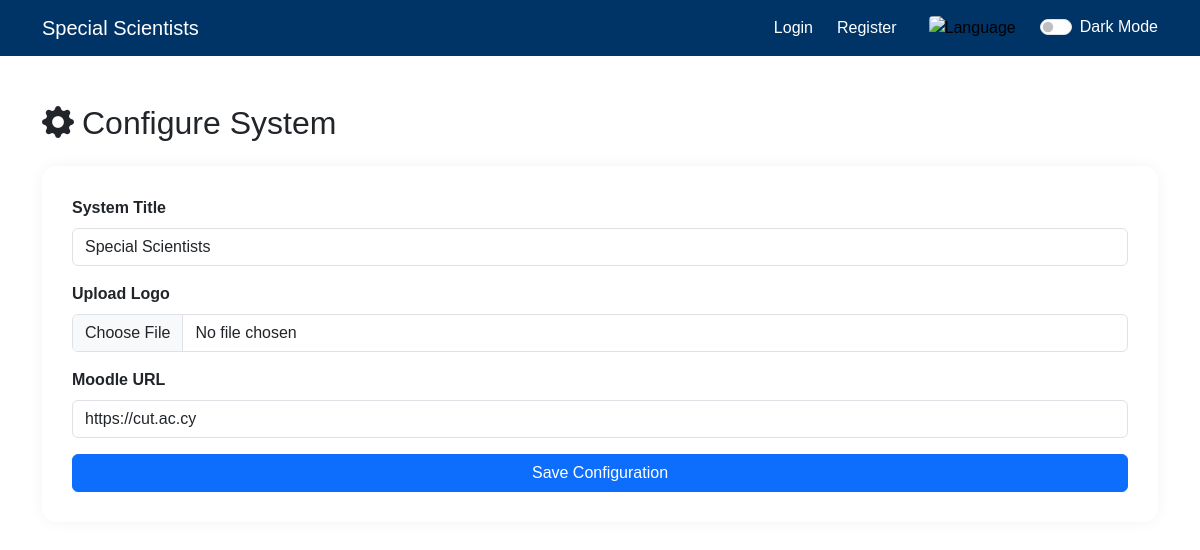
/special_scientists/configure_system.php (signed in), run on the app's committed database.
### tables this page shows
CREATE TABLE `system_config` (
  `id` int NOT NULL,
  `config_key` varchar(100) NOT NULL,
  `config_value` text NOT NULL
);

### special_scientists/get_config.php (called while the page is built, shortened)
<?php
require_once "database.php";
function getSystemConfig($key) {
    global $conn;
    $stmt = $conn->prepare("SELECT config_value FROM system_config WHERE config_key = ?");
    $stmt->bind_param("s", $key);
    $stmt->execute();
    $stmt->bind_result($value);
    return $value;
}

### special_scientists/configure_system.php (the view, shortened to what this page needs)
<?php
require_once "database.php";
require_once "get_config.php";
$system_title = getSystemConfig("site_title");
$logo_path    = getSystemConfig("logo_path");
function getConfig($key, $conn) {
    $stmt = $conn->prepare("SELECT config_value FROM system_config WHERE config_key = ?");
    $stmt->bind_param("s", $key);
    $stmt->execute();
    $stmt->bind_result($value);
    return $value;
}
$site_title = getConfig("site_title", $conn);
$moodle_url = getConfig("moodle_url", $conn);
$logo_path  = getConfig("logo_path", $conn);
?>
<!DOCTYPE html>
<html lang="en">
<head>
  <link
    href="https://cdn.jsdelivr.net/npm/bootstrap@5.3.0/dist/css/bootstrap.min.css"
    rel="stylesheet"
  />
  <link rel="stylesheet" href="indexstyle.css" />
  <link rel="stylesheet" href="darkmode.css" />
  <link
    rel="stylesheet"
    href="https://cdn.jsdelivr.net/npm/bootstrap-icons/font/bootstrap-icons.css"
  />
</head>
<body>
  <?php include "navbar.php"; ?>
  <div class="container py-5">
    <h2 class="mb-4">
      <i class="bi bi-gear-fill me-2"></i>Configure System
    </h2>
    <div class="my-apps-card">
      <form method="post" enctype="multipart/form-data">
        <div class="mb-3">
          <label class="form-label"><strong>System Title</strong></label>
          <input
            type="text"
            name="site_title"
            class="form-control"
            value="<?= htmlspecialchars($site_title); ?>"
            required
          />
        </div>
        <div class="mb-3">
          <label class="form-label"><strong>Upload Logo</strong></label>
          <input
            type="file"
            name="logo"
            class="form-control"
            accept="image/*"
          />
        </div>
        <div class="mb-3">
          <label class="form-label"><strong>Moodle URL</strong></label>
          <input
            type="url"
            name="moodle_url"
            class="form-control"
            value="<?= htmlspecialchars($moodle_url); ?>"
            required
          />
        </div>
        <button type="submit" class="btn btn-primary w-100">
          Save Configuration
        </button>
      </form>
    </div>
  </div>
</body>
</html>

### special_scientists/navbar.php (shortened to what this page needs)
<?php
require_once "get_config.php";
$system_title = getSystemConfig("site_title");
$role = $_SESSION["user"]["role"] ?? "Null";
?>
<nav class="navbar navbar-expand-lg navbar-dark">
  <div class="container">
    <a class="navbar-brand d-flex align-items-center" href="https://www.cut.ac.cy" target="_blank">
      <?= htmlspecialchars($system_title) ?>
    </a>
    <div class="d-none d-lg-flex justify-content-end" id="navbarContent">
      <ul class="navbar-nav align-items-center gap-2">
        <?php if ($role === "Null"): ?>
          <li class="nav-item"><a class="nav-link text-white" href="login.php">Login</a></li>
          <li class="nav-item"><a class="nav-link text-white" href="registration.php">Register</a></li>
        <?php endif; ?>
        <li class="nav-item ms-lg-3 mt-2 mt-lg-0">
  <form method="post" action="switch_lang.php">
    <button type="submit" style="background: none; border: none; padding: 0;" title="Switch Language">
      <img src="assets/flags/<?= $_SESSION['lang'] === 'en' ? 'gr' : 'en' ?>.png" alt="Language" style="width: 28px; height: 20px; border-radius: 4px;">
    </button>
  </form>
</li>
        <li class="nav-item ms-lg-3 mt-2 mt-lg-0">
          <div class="form-check form-switch text-white">
            <input class="form-check-input" type="checkbox" id="darkModeToggle">
            <label class="form-check-label" for="darkModeToggle">Dark Mode</label>
          </div>
        </li>
      </ul>
    </div>
  </div>
</nav>

### special_scientists/indexstyle.css (style rules this page uses)
body, html { margin: 0; padding: 0; font-family: Arial, sans-serif; }
.navbar { background-color: #003366; position: sticky; top: 0; z-index: 1000; width: 100%; max-height: 56px; }
.my-apps-card { border-radius: 15px; box-shadow: 0 0 15px rgba(0,0,0,0.05); background-color: rgba(255, 255, 255, 0.95); padding: 30px; }

### special_scientists/navbar.php (style rules this page uses)
button img { cursor: pointer; }

### data on the page
system_config: config_value "Special Scientists", site_title "Special Scientists"
system_config: moodle_url "https://cut.ac.cy"
